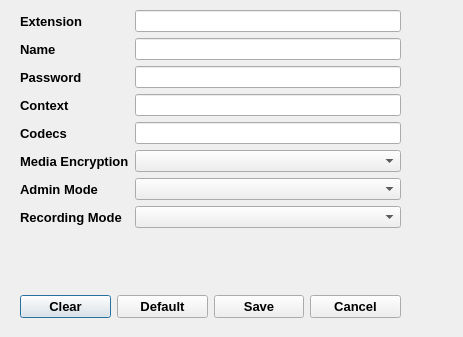
<?xml version="1.0" encoding="UTF-8"?>
<ui version="4.0">
 <class>DlgExtensionConf</class>
 <widget class="QDialog" name="DlgExtensionConf">
  <property name="geometry">
   <rect>
    <x>0</x>
    <y>0</y>
    <width>463</width>
    <height>337</height>
   </rect>
  </property>
  <property name="windowTitle">
   <string>Extension Configuration</string>
  </property>
  <widget class="QWidget" name="">
   <property name="geometry">
    <rect>
     <x>20</x>
     <y>10</y>
     <width>381</width>
     <height>308</height>
    </rect>
   </property>
   <layout class="QVBoxLayout" name="verticalLayout">
    <item>
     <layout class="QFormLayout" name="formExtensionConf">
      <item row="0" column="0">
       <widget class="QLabel" name="lvlExtension">
        <property name="font">
         <font>
          <family>Cantarell</family>
          <pointsize>10</pointsize>
          <weight>75</weight>
          <bold>true</bold>
         </font>
        </property>
        <property name="text">
         <string>Extension</string>
        </property>
       </widget>
      </item>
      <item row="0" column="1">
       <widget class="QLineEdit" name="leExtionsion"/>
      </item>
      <item row="1" column="0">
       <widget class="QLabel" name="lblName">
        <property name="font">
         <font>
          <family>Cantarell</family>
          <pointsize>10</pointsize>
          <weight>75</weight>
          <bold>true</bold>
         </font>
        </property>
        <property name="text">
         <string>Name</string>
        </property>
       </widget>
      </item>
      <item row="1" column="1">
       <widget class="QLineEdit" name="leName"/>
      </item>
      <item row="2" column="0">
       <widget class="QLabel" name="lblPassword">
        <property name="font">
         <font>
          <family>Cantarell</family>
          <pointsize>10</pointsize>
          <weight>75</weight>
          <bold>true</bold>
         </font>
        </property>
        <property name="text">
         <string>Password</string>
        </property>
       </widget>
      </item>
      <item row="2" column="1">
       <widget class="QLineEdit" name="lePassword"/>
      </item>
      <item row="3" column="0">
       <widget class="QLabel" name="lblContext">
        <property name="font">
         <font>
          <family>Cantarell</family>
          <pointsize>10</pointsize>
          <weight>75</weight>
          <bold>true</bold>
         </font>
        </property>
        <property name="text">
         <string>Context</string>
        </property>
       </widget>
      </item>
      <item row="3" column="1">
       <widget class="QLineEdit" name="leContext"/>
      </item>
      <item row="4" column="0">
       <widget class="QLabel" name="lblCodec">
        <property name="font">
         <font>
          <family>Cantarell</family>
          <pointsize>10</pointsize>
          <weight>75</weight>
          <bold>true</bold>
         </font>
        </property>
        <property name="text">
         <string>Codecs</string>
        </property>
       </widget>
      </item>
      <item row="5" column="0">
       <widget class="QLabel" name="lblMedEnc">
        <property name="font">
         <font>
          <family>Cantarell</family>
          <pointsize>10</pointsize>
          <weight>75</weight>
          <bold>true</bold>
         </font>
        </property>
        <property name="text">
         <string>Media Encryption</string>
        </property>
       </widget>
      </item>
      <item row="6" column="0">
       <widget class="QLabel" name="lblAdminMode">
        <property name="font">
         <font>
          <family>Cantarell</family>
          <pointsize>10</pointsize>
          <weight>75</weight>
          <bold>true</bold>
         </font>
        </property>
        <property name="text">
         <string>Admin Mode</string>
        </property>
       </widget>
      </item>
      <item row="7" column="0">
       <widget class="QLabel" name="lblRecMode">
        <property name="font">
         <font>
          <family>Cantarell</family>
          <pointsize>10</pointsize>
          <weight>75</weight>
          <bold>true</bold>
         </font>
        </property>
        <property name="text">
         <string>Recording Mode</string>
        </property>
       </widget>
      </item>
      <item row="4" column="1">
       <widget class="QLineEdit" name="leCodec"/>
      </item>
      <item row="5" column="1">
       <widget class="QComboBox" name="cbMediaEncry"/>
      </item>
      <item row="6" column="1">
       <widget class="QComboBox" name="cbAdminMode"/>
      </item>
      <item row="7" column="1">
       <widget class="QComboBox" name="cbRecMode"/>
      </item>
     </layout>
    </item>
    <item>
     <layout class="QHBoxLayout" name="horizontalLayout">
      <item>
       <widget class="QPushButton" name="pbClear">
        <property name="font">
         <font>
          <family>Cantarell</family>
          <pointsize>10</pointsize>
          <weight>75</weight>
          <bold>true</bold>
         </font>
        </property>
        <property name="text">
         <string>Clear</string>
        </property>
       </widget>
      </item>
      <item>
       <widget class="QPushButton" name="pbDefault">
        <property name="font">
         <font>
          <family>Cantarell</family>
          <pointsize>10</pointsize>
          <weight>75</weight>
          <bold>true</bold>
         </font>
        </property>
        <property name="text">
         <string>Default</string>
        </property>
       </widget>
      </item>
      <item>
       <widget class="QPushButton" name="pbSave">
        <property name="font">
         <font>
          <family>Cantarell</family>
          <pointsize>10</pointsize>
          <weight>75</weight>
          <bold>true</bold>
         </font>
        </property>
        <property name="text">
         <string>Save</string>
        </property>
       </widget>
      </item>
      <item>
       <widget class="QPushButton" name="pbCancel">
        <property name="font">
         <font>
          <family>Cantarell</family>
          <pointsize>10</pointsize>
          <weight>75</weight>
          <bold>true</bold>
         </font>
        </property>
        <property name="text">
         <string>Cancel</string>
        </property>
       </widget>
      </item>
     </layout>
    </item>
   </layout>
  </widget>
 </widget>
 <resources/>
 <connections>
  <connection>
   <sender>pbCancel</sender>
   <signal>clicked()</signal>
   <receiver>DlgExtensionConf</receiver>
   <slot>close()</slot>
   <hints>
    <hint type="sourcelabel">
     <x>370</x>
     <y>308</y>
    </hint>
    <hint type="destinationlabel">
     <x>429</x>
     <y>315</y>
    </hint>
   </hints>
  </connection>
 </connections>
</ui>
